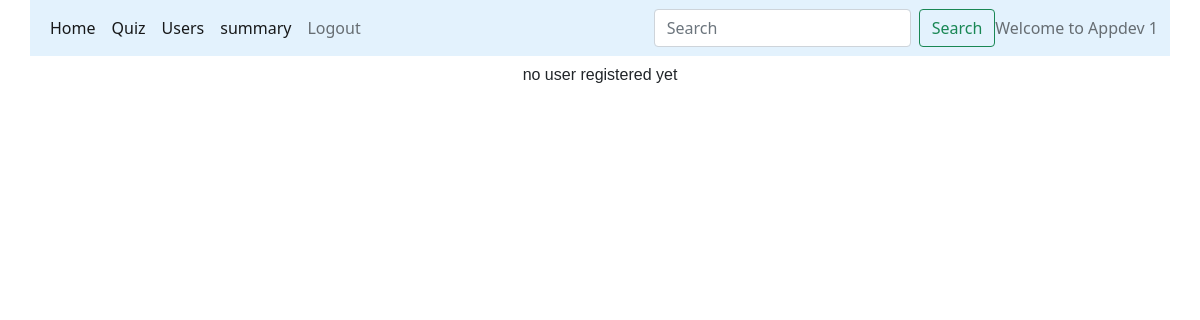
Page /users/Appdev 1 on the earlier database version.
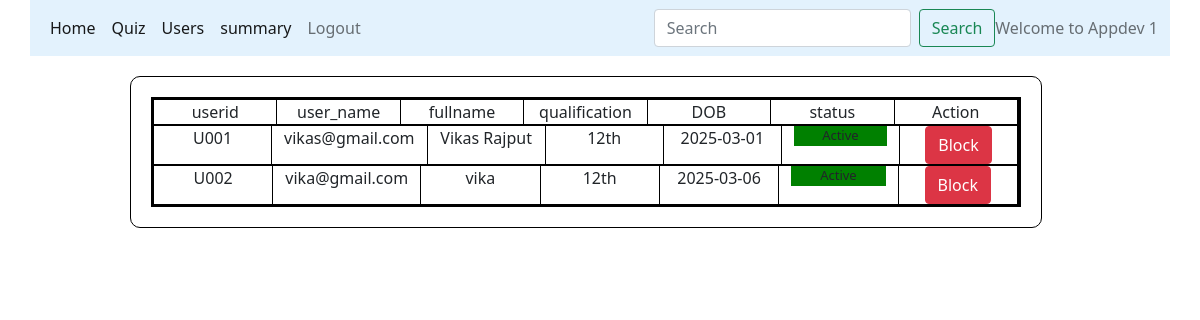
Same page on the later database version.
### models/database.py (models this page shows)
class Users(db.Model):
    __tablename__="Users"
    id=db.Column(db.Integer, primary_key=True, unique=True)
    full_name=db.Column(db.String(100), nullable=False)
    email=db.Column(db.String(100), nullable=False)
    password=db.Column(db.String(100), nullable=False)
    qualification=db.Column(db.String(100), nullable=False)
    dob=db.Column(db.Date, nullable=False)
    role=db.Column(db.Integer, default=1, nullable=False)
    status=db.Column(db.String(100), default="Active",nullable=False)
    Score=db.relationship('Scores', backref='Users', cascade="all, delete-orphan")

### controllers/main.py (the view)
@app.route("/users/<name>" ,methods=["GET","POST"])
def users(name):
    users=Users.query.filter_by(role=1).all()
    return render_template("users.html",name=name, users=users)

### templates/users.html
{%extends "admin_layout.html"%}
{%block content%}
              {%if users%}
              <div class="small_form">
                <div class="container text-center">
                  <div class="row">
                    <div class="col">
                      userid
                    </div>
                    <div class="col">
                      user_name
                    </div>
                    <div class="col">
                       fullname
                    </div>
                    <div class="col">
                        qualification
                    </div>
                    <div class="col">
                      DOB
                    </div>
                    <div class="col">
                      status
                    </div>
                    <div class="col">
                      Action
                    </div>
                  </div>
                  {%for user in users%}
                  <div class="row">
                    <div class="col">
                      U00{{user.id}}
                    </div>
                    <div class="col">
                      {{user.email}}
                    </div>
                    <div class="col">
                       {{user.full_name}}
                    </div>
                    <div class="col">
                       {{user.qualification}}
                    </div>
                    <div class="col">
                        {{user.dob}}
                    </div>
                    <div class="col">
                      {%if user.status=="Active"%}
                      <p style="background-color: green;font-size: small;">{{user.status}}</p>
                      {%else%}
                      <p style="background-color: red;">{{user.status}}</p>
                      {%endif%}
                    </div>
                    <div class="col">
                      <form action="#" method="POST">
                        {%if user.status=="Active"%}
                        <a class="btn btn-danger" href="/block/{{user.id}}/{{name}}" role="button">Block</a>
                        {%else%}
                        <a class="btn btn-success" href="/unblock/{{user.id}}/{{name}}" role="button">UnBlock</a>
                        {%endif%}
                      </form>
                    </div>
                  </div>
                  {%endfor%}
                  {%else%}
                  <div>
                    <h5 class="center">no user registered yet</h5>
                  </div>
                  {%endif%}
                </div>
              </div>
{%endblock%}

Differences in the rows shown:
added Users: id "1", email "vikas@gmail.com", full_name "Vikas Rajput", qualification "12th", dob "2025-03-01", status "Active"
added Users: id "2", email "vika@gmail.com", full_name "vika", qualification "12th", dob "2025-03-06", status "Active"
Other differences:
text no longer shown: "no user registered yet"
text now shown: "userid user_name fullname qualification DOB status Action"
